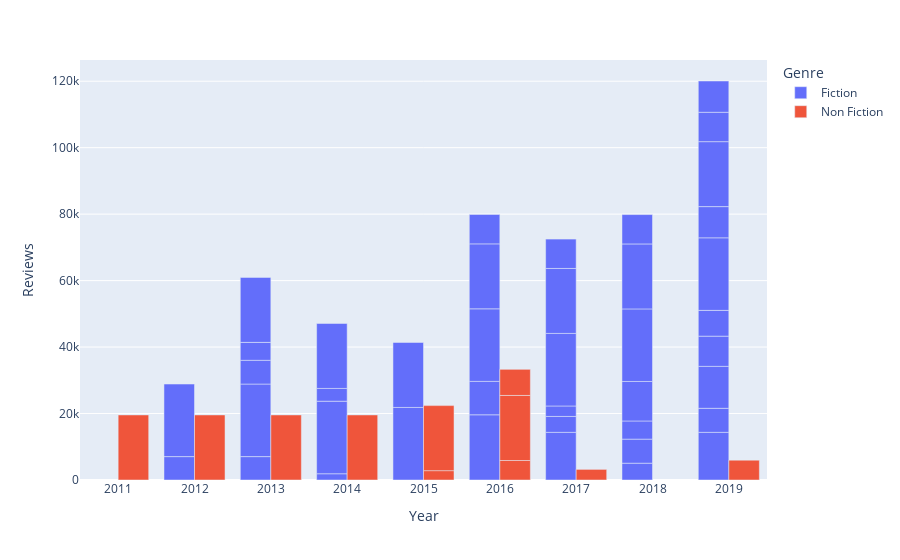

The notebook cell this image was saved under:
### Code cell
# plot the best rating books
px.bar(df_Rating_best,
       x = 'Year', 
       y = 'Reviews',
        color='Genre',
       barmode='group'
      )

### Figure 1 — Plotly figure (JSON) as saved in the notebook; plotly's stock layout.template omitted (floating-point values rounded to 4 significant figures)
{"data": [{"alignmentgroup": "True", "hovertemplate": "Genre=Fiction<br>Year=%{x}<br>Reviews=%{y}<extra></extra>", "legendgroup": "Fiction", "marker": {"color": "#636efa", "pattern": {"shape": ""}}, "name": "Fiction", "offsetgroup": "Fiction", "orientation": "v", "showlegend": true, "textposition": "auto", "type": "bar", "x": [2017, 2019, 2018, 2017, 2018, 2019, 2019, 2019, 2018, 2012, 2013, 2016, 2019, 2017, 2016, 2018, 2014, 2012, 2013, 2014, 2015, 2016, 2017, 2018, 2019, 2013, 2014, 2019, 2013, 2013, 2014, 2015, 2016, 2017, 2018, 2019, 2016, 2017, 2018, 2019, 2019], "xaxis": "x", "y": [14344, 14344, 5062, 4786, 7235, 7235, 12619, 9089, 5470, 7038, 7038, 19622, 7758, 3146, 10052, 11881, 1884, 21834, 21834, 21834, 21834, 21834, 21834, 21834, 21834, 7150, 3836, 9382, 5396, 19546, 19546, 19546, 19546, 19546, 19546, 19546, 8842, 8842, 8842, 8842, 9413], "yaxis": "y"}, {"alignmentgroup": "True", "hovertemplate": "Genre=Non Fiction<br>Year=%{x}<br>Reviews=%{y}<extra></extra>", "legendgroup": "Non Fiction", "marker": {"color": "#EF553B", "pattern": {"shape": ""}}, "name": "Non Fiction", "offsetgroup": "Non Fiction", "orientation": "v", "showlegend": true, "textposition": "auto", "type": "bar", "x": [2016, 2015, 2011, 2012, 2013, 2014, 2015, 2016, 2017, 2016, 2019], "xaxis": "x", "y": [5867, 2812, 19576, 19576, 19576, 19576, 19576, 19576, 3192, 7861, 5956], "yaxis": "y"}], "layout": {"barmode": "group", "legend": {"title": {"text": "Genre"}, "tracegroupgap": 0}, "margin": {"t": 60}, "xaxis": {"anchor": "y", "domain": [0, 1], "title": {"text": "Year"}}, "yaxis": {"anchor": "x", "domain": [0, 1], "title": {"text": "Reviews"}}}}
